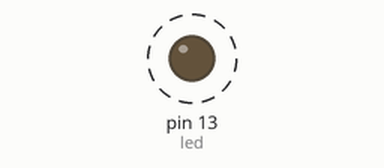
Bench run of a sketch on a simulated Arduino Uno, built with avr-gcc and run on an emulated ATmega328P. Parts: output pins drawn as LEDs (lit = HIGH). Dashed ring = blinking. What the sketch prints to the serial monitor is not drawn.

Above: at 0.1 s.
Timing chart, 0 to 3.0 s (numbered marks = the images above):
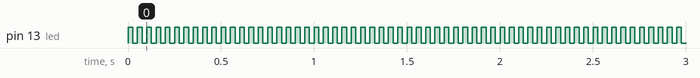

The sketch:

EX3_CTC.ino
```cpp
/*
  Clear Timer on Compare (CTC) Example
  by Dhamdhawach Horsuwan
  18/6/2018
  Bangkok Thailand
  https://www.facebook.com/menglabfanpage
  Thanks for instruction from
  http://maxembedded.com/
*/
unsigned long last_time = micros();
#define usToTicks(_us)    (( clockCyclesPerMicrosecond()* _us) / 8)
void setup() {

  Serial.begin(115200);
  pinMode(13, OUTPUT);


  TCCR1A = 0;             // normal counting mode
  TCCR1B = _BV(WGM12);     // set CTC

  TIMSK1 |= _BV(TOIE1);   // set Timer Overflow Interrupt Enable
  TIMSK1 |= _BV(OCIE1A); // enable  Output Compare Interrupt
  OCR1A = usToTicks(25000) - 1;
  TCCR1B |= _BV(CS11);     // prescaler of 8 , start timer
}

void loop() {

}

ISR(TIMER1_OVF_vect)
{
  Serial.println("Never reach OVF");
}

ISR (TIMER1_COMPA_vect)
{
  unsigned long crr_time = micros();
  Serial.println(crr_time - last_time);
  last_time = crr_time;
  PORTB ^= (1 << 5); // toggles the led
}
```

Measured:
- by itself, pin 13 (led): alternates HIGH for 0.03 s and LOW for 0.03 s
